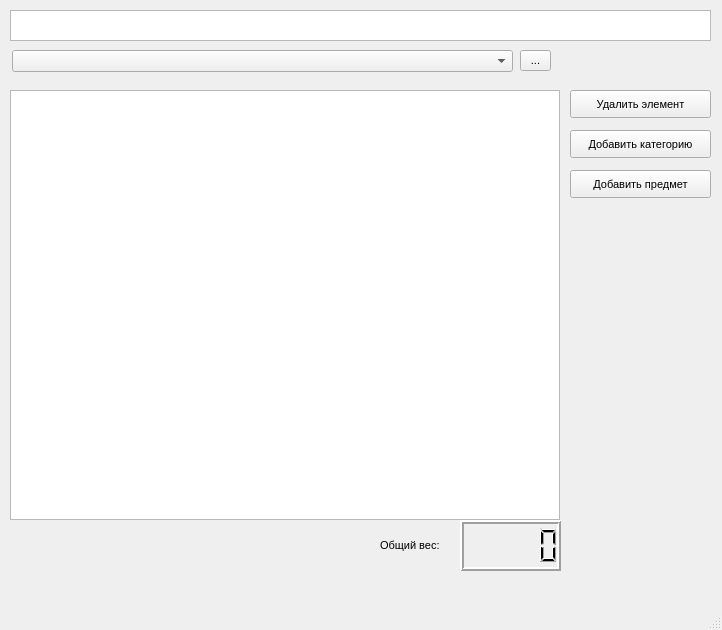
<?xml version="1.0" encoding="UTF-8"?>
<ui version="4.0">
 <class>MainWindow</class>
 <widget class="QMainWindow" name="MainWindow">
  <property name="geometry">
   <rect>
    <x>0</x>
    <y>0</y>
    <width>722</width>
    <height>630</height>
   </rect>
  </property>
  <property name="font">
   <font>
    <pointsize>8</pointsize>
    <weight>50</weight>
    <bold>false</bold>
   </font>
  </property>
  <property name="windowTitle">
   <string>MainWindow</string>
  </property>
  <widget class="QWidget" name="centralwidget">
   <widget class="QTextBrowser" name="App_info">
    <property name="geometry">
     <rect>
      <x>10</x>
      <y>10</y>
      <width>701</width>
      <height>31</height>
     </rect>
    </property>
   </widget>
   <widget class="QTreeWidget" name="treeWidget">
    <property name="geometry">
     <rect>
      <x>10</x>
      <y>90</y>
      <width>550</width>
      <height>430</height>
     </rect>
    </property>
    <property name="sizePolicy">
     <sizepolicy hsizetype="Fixed" vsizetype="Fixed">
      <horstretch>0</horstretch>
      <verstretch>0</verstretch>
     </sizepolicy>
    </property>
    <property name="cursor" stdset="0">
     <cursorShape>ArrowCursor</cursorShape>
    </property>
    <property name="styleSheet">
     <string notr="true">QTreeWidget {Color: red}</string>
    </property>
    <property name="editTriggers">
     <set>QAbstractItemView::NoEditTriggers</set>
    </property>
    <property name="dragDropMode">
     <enum>QAbstractItemView::NoDragDrop</enum>
    </property>
    <property name="sortingEnabled">
     <bool>true</bool>
    </property>
    <property name="columnCount">
     <number>0</number>
    </property>
   </widget>
   <widget class="QComboBox" name="comboBox">
    <property name="geometry">
     <rect>
      <x>12</x>
      <y>50</y>
      <width>501</width>
      <height>22</height>
     </rect>
    </property>
   </widget>
   <widget class="QToolButton" name="toolButton">
    <property name="geometry">
     <rect>
      <x>520</x>
      <y>50</y>
      <width>31</width>
      <height>21</height>
     </rect>
    </property>
    <property name="text">
     <string>...</string>
    </property>
   </widget>
   <widget class="QPushButton" name="Delete_button">
    <property name="geometry">
     <rect>
      <x>570</x>
      <y>90</y>
      <width>141</width>
      <height>28</height>
     </rect>
    </property>
    <property name="text">
     <string>Удалить элемент</string>
    </property>
   </widget>
   <widget class="QPushButton" name="Add_category_button">
    <property name="geometry">
     <rect>
      <x>570</x>
      <y>130</y>
      <width>141</width>
      <height>28</height>
     </rect>
    </property>
    <property name="text">
     <string>Добавить категорию</string>
    </property>
   </widget>
   <widget class="QPushButton" name="Add_item_button">
    <property name="geometry">
     <rect>
      <x>570</x>
      <y>170</y>
      <width>141</width>
      <height>28</height>
     </rect>
    </property>
    <property name="text">
     <string>Добавить предмет</string>
    </property>
   </widget>
   <widget class="QLCDNumber" name="lcdNumber">
    <property name="geometry">
     <rect>
      <x>460</x>
      <y>520</y>
      <width>101</width>
      <height>51</height>
     </rect>
    </property>
    <property name="font">
     <font>
      <pointsize>8</pointsize>
      <weight>50</weight>
      <bold>false</bold>
     </font>
    </property>
    <property name="lineWidth">
     <number>2</number>
    </property>
    <property name="mode">
     <enum>QLCDNumber::Dec</enum>
    </property>
   </widget>
   <widget class="QLabel" name="label">
    <property name="geometry">
     <rect>
      <x>380</x>
      <y>530</y>
      <width>71</width>
      <height>31</height>
     </rect>
    </property>
    <property name="text">
     <string>Общий вес:</string>
    </property>
   </widget>
  </widget>
  <widget class="QMenuBar" name="menubar">
   <property name="geometry">
    <rect>
     <x>0</x>
     <y>0</y>
     <width>722</width>
     <height>19</height>
    </rect>
   </property>
  </widget>
  <widget class="QStatusBar" name="statusbar"/>
 </widget>
 <resources/>
 <connections/>
</ui>
